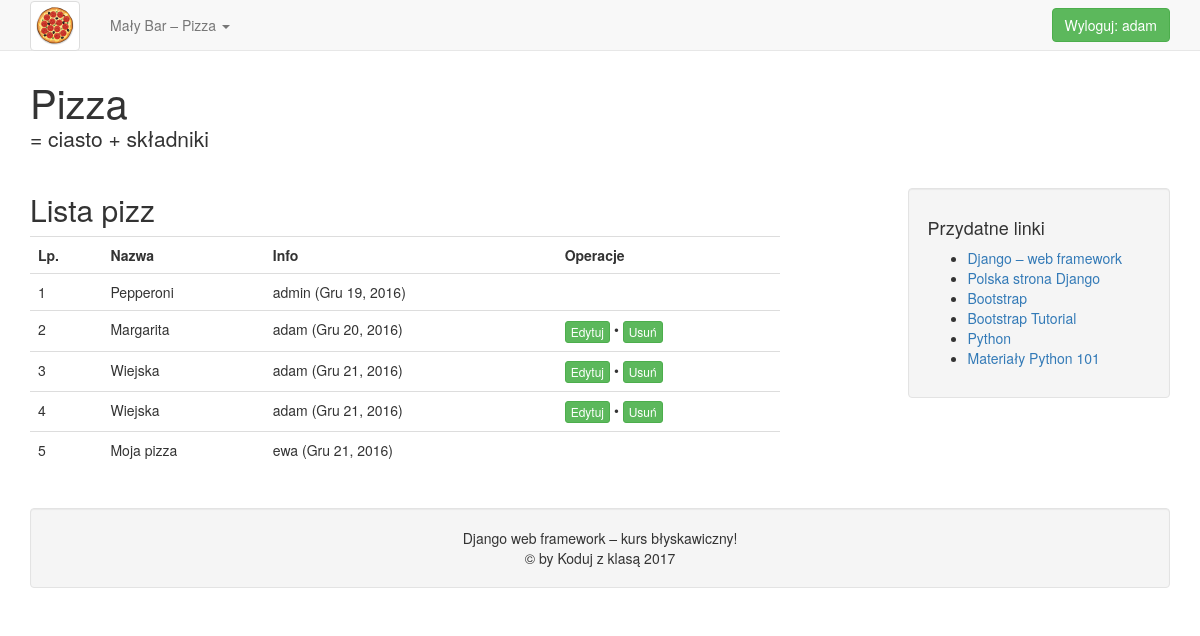
Screenshot of /lista/ (signed in) with the database file from the repository.
### pizza/models.py (models this page shows, shortened)
class Pizza(models.Model):
    LARGE = 'L'
    MEDIUM = 'M'
    SMALL = 'S'
    ROZMIARY = (
        (LARGE, 'duża'),
        (MEDIUM, 'średnia'),
        (SMALL, 'mała'),
    )
    nazwa = models.CharField(verbose_name='Pizza', max_length=30)
    opis = models.TextField(blank=True, help_text='Opis Pizzy')
    rozmiar = models.CharField(max_length=1, choices=ROZMIARY, default=LARGE)
    cena = models.DecimalField(max_digits=5, decimal_places=2)
    data = models.DateField('dodano', auto_now_add=True)
    autor = models.ForeignKey(User)
    class Meta:
        verbose_name_plural = 'pizze'

### pizza/templates/pizza/pizza_list.html (shortened to what this page needs)
{% extends "pizza/base.html" %}
{% block content_title %}
    Lista pizz
{% endblock %}
{% block content %}
    <table class="table">
    <tr><th>Lp.</th><th>Nazwa</th><th>Info</th><th>Operacje</th></tr>
    {% for p in pizze %}
    <tr>
        <td>{{ forloop.counter }}</td>
        <td>{{ p.nazwa }}</td>
        <td>{{ p.autor.username }} ({{ p.data }})</td>
        <td>
            {% if p.autor.username == user.username %}
                <a href="{% url 'pizza:aktualizuj' p.id %}" class="btn btn-success btn-xs">Edytuj</a> &bull;
                <a href="{% url 'pizza:usun' p.id %}" class="btn btn-success btn-xs">Usuń</a>
            {% endif %}
        </td>
    </tr>
    {% endfor %}
    </table>
{% endblock %}

### pizza/templates/pizza/base.html (shortened to what this page needs)
{% load static %}<!DOCTYPE html>
<html lang="pl">
  <head>
    <link href="{% static 'pizza/css/bootstrap.min.css' %}" rel="stylesheet">
    <link href="{% static 'pizza/css/pizza.css' %}" rel="stylesheet">
  </head>
  <body>
    <nav class="navbar navbar-default navbar-fixed-top">
      <div class="container">
        <div class="navbar-header">
          <a class="navbar-brand" href="{% url 'pizza:index' %}">
            <img src="{% static 'pizza/img/pizza.jpg' %}" class="img-thumbnail logo">
          </a>
        </div>
        <div id="navbar" class="navbar-collapse collapse">
          <ul class="nav navbar-nav">
            <li class="dropdown">
              <a href="#" class="dropdown-toggle" data-toggle="dropdown" role="button" aria-haspopup="true" aria-expanded="false">Mały Bar – Pizza <span class="caret"></span></a>
            </li>
          </ul>
          <ul class="nav navbar-right navbar-logout">
          {% if not user.is_authenticated %}
            <li><a class="btn btn-success" href="{% url 'auth_login' %}">Zaloguj</a></li>
          {% else %}
            <li><a class="btn btn-success" href="{% url 'auth_logout' %}">Wyloguj: {{ user.username }}</a></li>
          </ul>
          {% endif %}
        </div>
      </div>
    </nav>
<div class="container">
  <div>
    <h1 class="pizza-title">Pizza</h1>
    <p class="lead">= ciasto + składniki</p>
  </div>
  <div class="row">
    <div class="col-sm-8">
      <h2>{% block content_title %}{% endblock %}</h2>
      {% block content %}{% endblock %}
    </div>
    <div class="col-sm-3 col-sm-offset-1">
      <div class="sidebar">
        <div class="well">
        <h4>Przydatne linki</h4>
        <ul>
          <li><a href="https://www.djangoproject.com/">Django – web framework</a></li>
          <li><a href="http://django.pl/">Polska strona Django</a></li>
          <li><a href="http://getbootstrap.com/">Bootstrap</a></li>
          <li><a href="http://www.w3schools.com/bootstrap/">Bootstrap Tutorial
          </a></li>
          <li><a href="https://www.python.org/">Python</a></li>
          <li><a href="http://python101.readthedocs.io/">Materiały Python 101</a></li>
        </ul>
        </div>
      </div>
    </div>
  </div>
</div>
<div class="container footer">
  <footer>
    <div class="row">
      <div class="col-sm-12 text-center">
        <div class="well">Django web framework – kurs błyskawiczny!<br>&copy; by Koduj z klasą 2017</div>
      </div>
    </div>
  </footer>
</div>
  </body>
</html>

### pizza/static/pizza/css/pizza.css (style rules this page uses)
.navbar-brand { padding-top: 1px; }
.logo { height: 50px; }
.pizza-title { margin-top: 80px; margin-bottom: 0px; font-size: 40px; font-weight: normal; }
.sidebar { padding: 15px; margin: 0px -15px 15px; }
.navbar-logout { margin: 8px -15px; }
.navbar-logout.nav li a { padding: 6px 12px; margin-right: 15px; }
.footer { margin-top: 20px; }

### rows the page displays
Pizza: nazwa "Pepperoni", autor.username "admin", data "Gru 19, 2016"
Pizza: nazwa "Margarita", autor.username "adam", data "Gru 20, 2016", shows "Edytuj"
Pizza: nazwa "Wiejska", autor.username "adam", data "Gru 21, 2016", shows "Edytuj"
Pizza: nazwa "Wiejska", autor.username "adam", data "Gru 21, 2016", shows "Edytuj"
Pizza: nazwa "Moja pizza", autor.username "ewa", data "Gru 21, 2016"

### other values shown
{{ user.username }} "adam"
